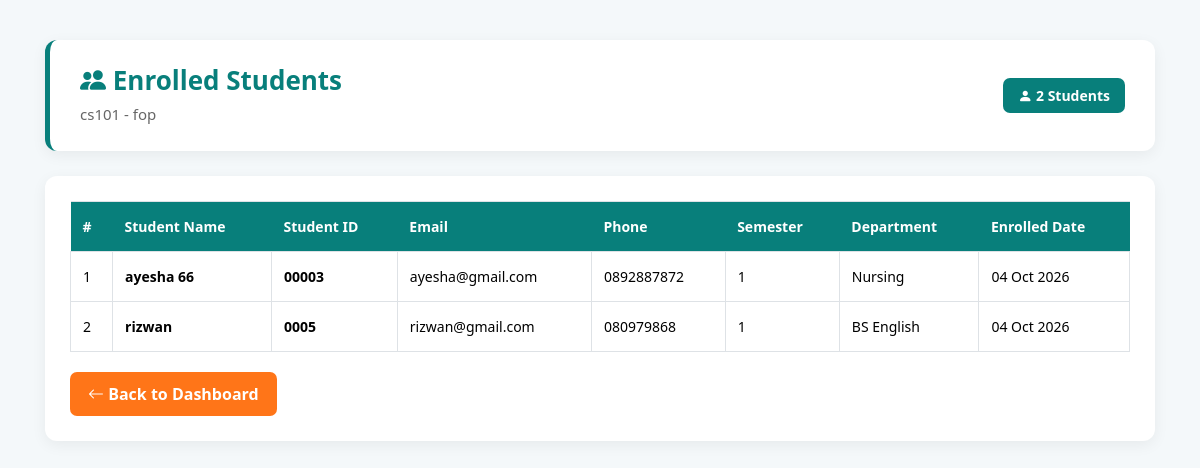
The app's page /teacher/students.php?course_id=7 (signed in) with its own data.
### tables this page shows
CREATE TABLE `courses` (
  `id` int(11) NOT NULL,
  `department_id` int(11) NOT NULL,
  `teacher_id` int(11) DEFAULT NULL,
  `course_code` varchar(50) NOT NULL,
  `course_name` varchar(150) NOT NULL,
  `description` text DEFAULT NULL,
  `credit_hours` int(11) DEFAULT 3,
  `created_at` timestamp NOT NULL DEFAULT current_timestamp()
);

CREATE TABLE `enrollments` (
  `id` int(11) NOT NULL,
  `student_id` int(11) NOT NULL,
  `course_id` int(11) NOT NULL,
  `enrolled_at` timestamp NOT NULL DEFAULT current_timestamp()
);

CREATE TABLE `users` (
  `id` int(11) NOT NULL,
  `full_name` varchar(100) NOT NULL,
  `email` varchar(100) NOT NULL,
  `phone` varchar(30) DEFAULT NULL,
  `address` varchar(255) DEFAULT NULL,
  `student_id` varchar(50) DEFAULT NULL,
  `teacher_id` varchar(50) DEFAULT NULL,
  `semester` int(11) DEFAULT NULL,
  `department_id` int(11) DEFAULT NULL,
  `password` varchar(255) NOT NULL,
  `role` enum('student','teacher','admin') NOT NULL DEFAULT 'student',
  `created_at` timestamp NOT NULL DEFAULT current_timestamp()
);

CREATE TABLE `departments` (
  `id` int(11) NOT NULL,
  `name` varchar(100) NOT NULL,
  `description` text DEFAULT NULL,
  `created_at` timestamp NOT NULL DEFAULT current_timestamp()
);

### teacher/students.php (the view, shortened to what this page needs)
<?php
include "../includes/db.php";
$teacher_id = $_SESSION['user_id'];
$course_id = intval($_GET['course_id']);
$sql = "
    SELECT
        courses.id,
        courses.course_code,
        courses.course_name
    FROM courses
    WHERE courses.id = ?
    AND courses.teacher_id = ?
";
$stmt = mysqli_prepare($conn, $sql);
mysqli_stmt_bind_param($stmt, "ii", $course_id, $teacher_id);
mysqli_stmt_execute($stmt);
$result = mysqli_stmt_get_result($stmt);
$course = mysqli_fetch_assoc($result);
$sql = "
    SELECT
        users.id,
        users.full_name,
        users.student_id,
        users.email,
        users.phone,
        users.semester,
        departments.name AS department_name,
        enrollments.enrolled_at
    FROM enrollments
    INNER JOIN users
        ON enrollments.student_id = users.id
    LEFT JOIN departments
        ON users.department_id = departments.id
    WHERE enrollments.course_id = ?
    AND users.role = 'student'
    ORDER BY users.full_name ASC
";
$stmt = mysqli_prepare($conn, $sql);
mysqli_stmt_bind_param($stmt, "i", $course_id);
mysqli_stmt_execute($stmt);
$students = mysqli_stmt_get_result($stmt);
$total_students = mysqli_num_rows($students);
?>
<!DOCTYPE html>
<html lang="en">
<head>
    <link
        href="https://cdn.jsdelivr.net/npm/bootstrap@5.3.3/dist/css/bootstrap.min.css"
        rel="stylesheet"
    >
    <link
        href="https://cdn.jsdelivr.net/npm/bootstrap-icons@1.11.3/font/bootstrap-icons.css"
        rel="stylesheet"
    >
</head>
<body>
<div class="container-main">
    <div class="page-header">
        <div class="d-flex justify-content-between align-items-center flex-wrap gap-3">
            <div>
                <h2>
                    <i class="bi bi-people-fill"></i>
                    Enrolled Students
                </h2>
                <p>
                    <?php echo htmlspecialchars($course['course_code']); ?>
                    -
                    <?php echo htmlspecialchars($course['course_name']); ?>
                </p>
            </div>
            <div>
                <span class="student-count">
                    <i class="bi bi-person-fill"></i>
                    <?php echo $total_students; ?>
                    Student<?php echo ($total_students != 1) ? 's' : ''; ?>
                </span>
            </div>
        </div>
    </div>
    <div class="table-card">
        <?php if ($total_students > 0): ?>
            <div class="table-responsive">
                <table class="table table-bordered">
                    <thead>
                        <tr>
                            <th>#</th>
                            <th>Student Name</th>
                            <th>Student ID</th>
                            <th>Email</th>
                            <th>Phone</th>
                            <th>Semester</th>
                            <th>Department</th>
                            <th>Enrolled Date</th>
                        </tr>
                    </thead>
                    <tbody>
                    <?php
                    $count = 1;
                    while ($student = mysqli_fetch_assoc($students)):
                    ?>
                        <tr>
                            <td>
                                <?php echo $count++; ?>
                            </td>
                            <td class="student-name">
                                <?php
                                echo htmlspecialchars($student['full_name']);
                                ?>
                            </td>
                            <td class="student-id">
                                <?php
                                echo htmlspecialchars($student['student_id']);
                                ?>
                            </td>
                            <td>
                                <?php
                                echo htmlspecialchars($student['email']);
                                ?>
                            </td>
                            <td>
                                <?php
                                echo htmlspecialchars($student['phone'] ?? '-');
                                ?>
                            </td>
                            <td>
                                <?php
                                echo htmlspecialchars($student['semester'] ?? '-');
                                ?>
                            </td>
                            <td>
                                <?php
                                echo htmlspecialchars($student['department_name'] ?? '-');
                                ?>
                            </td>
                            <td>
                                <?php
                                echo date(
                                    "d M Y",
                                    strtotime($student['enrolled_at'])
                                );
                                ?>
                            </td>
                        </tr>
                    <?php endwhile; ?>
                    </tbody>
                </table>
            </div>
        <?php endif; ?>
        <a href="dashboard.php" class="back-btn">
            <i class="bi bi-arrow-left"></i>
            Back to Dashboard
        </a>
    </div>
</div>
</body>
</html>

### teacher/students.php (style rules this page uses)
body { background: #f4f8fa; font-family: "Segoe UI", Inter, Arial, sans-serif; color: #263238; }
.container-main { max-width: 1150px; margin: 40px auto; padding: 0 20px; }
.page-header { background: #ffffff; border-radius: 12px; padding: 25px 30px; margin-bottom: 25px; box-shadow: 0 4px 15px rgba(0, 0, 0, 0.06); border-left: 5px solid #087f7b; }
.page-header h2 { margin: 0; font-size: 26px; font-weight: 700; color: #087f7b; }
.page-header p { margin: 7px 0 0; color: #666; font-size: 15px; }
.student-count { background: #087f7b; color: white; padding: 8px 15px; border-radius: 7px; font-size: 14px; font-weight: 600; }
.table-card { background: white; border-radius: 12px; padding: 25px; box-shadow: 0 4px 15px rgba(0, 0, 0, 0.06); }
.table { margin-bottom: 0; vertical-align: middle; }
.table thead th { background: #087f7b; color: white; border: none; padding: 14px 12px; font-size: 14px; font-weight: 600; }
.table tbody td { padding: 14px 12px; font-size: 14px; }
.student-name { font-weight: 600; color: #087f7b; }
.student-id { font-weight: 600; }
.back-btn { background: #ff7518; color: white; border: none; padding: 10px 18px; border-radius: 7px; font-weight: 600; text-decoration: none; display: inline-block; margin-top: 20px; }

### records on screen
courses: course_code "cs101", course_name "fop"
enrollments: student.full_name "ayesha 66", student.student_id "00003", student.email "ayesha@gmail.com", student.phone "0892887872", student.semester "1", departments.name "Nursing", enrolled_at "04 Oct 2026"
enrollments: student.full_name "rizwan", student.student_id "0005", student.email "rizwan@gmail.com", student.phone "080979868", student.semester "1", departments.name "BS English", enrolled_at "04 Oct 2026"

### other values on screen
$total_students "2"
